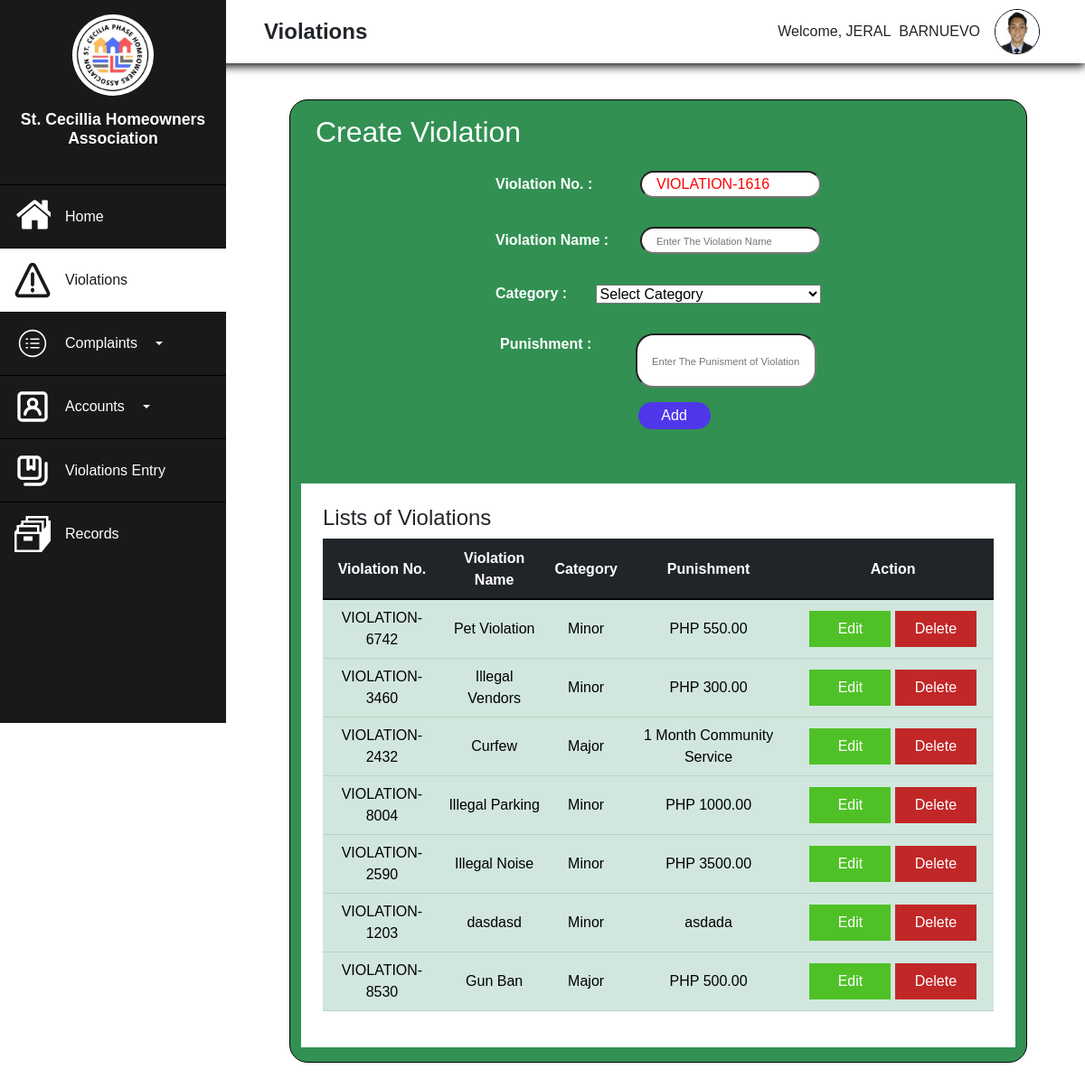
The app's page /Admin/try.php (signed in), older data.
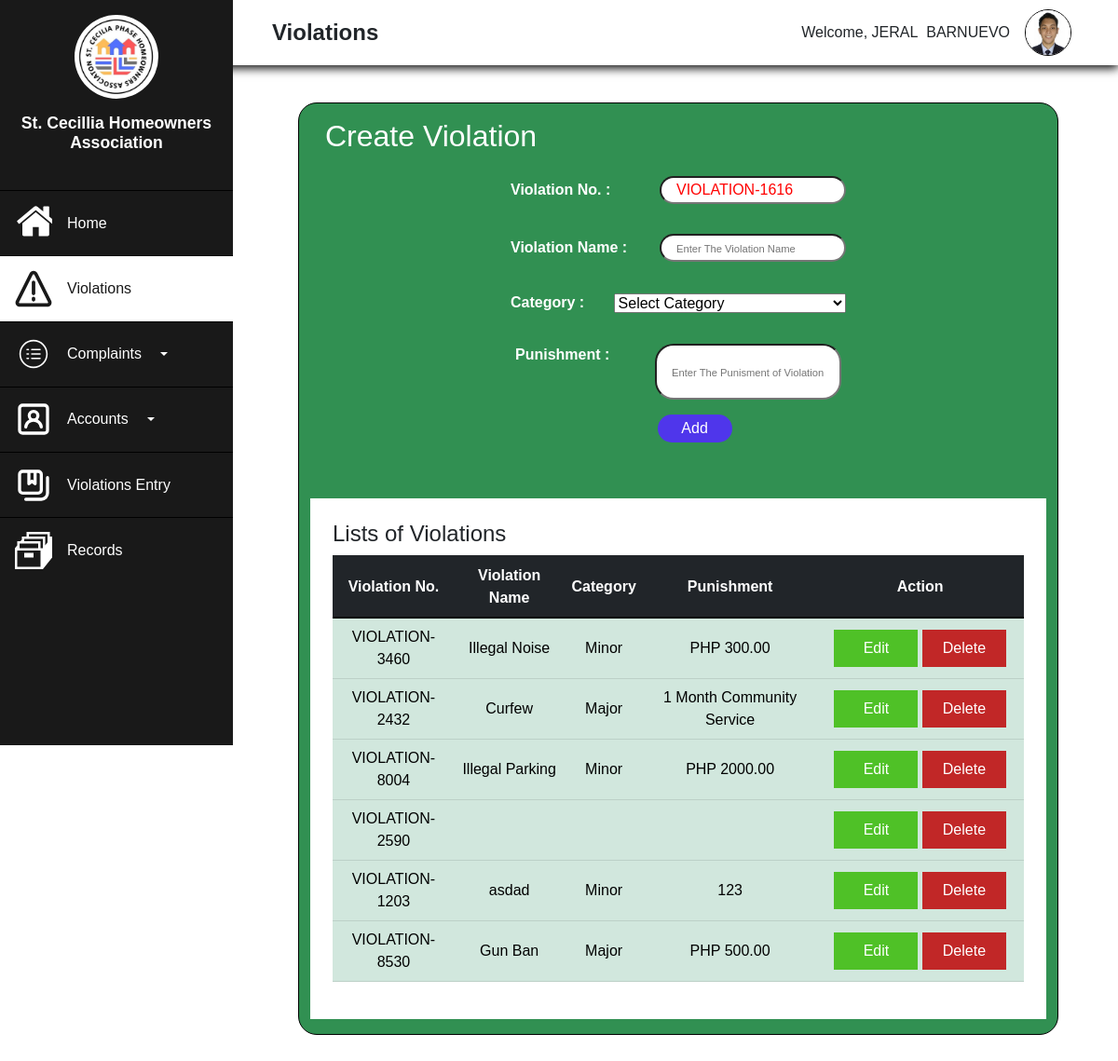
The same page, newer data.
### tables this page shows
CREATE TABLE `violations` (
  `ViolationID` int(11) NOT NULL,
  `ViolationNo` varchar(255) NOT NULL,
  `ViolationName` varchar(50) NOT NULL,
  `Category` varchar(50) NOT NULL,
  `Punishment` varchar(1000) NOT NULL,
  `Status` varchar(255) NOT NULL
);

### Admin/try.php (the view, shortened to what the changed rows need)
<!DOCTYPE html>
<html lang="en">
<head>
    <link rel="stylesheet" href="https://use.fontawesome.com/releases/v5.15.4/css/all.css">
    <link rel="stylesheet" href="realtime.css">
    <link href="https://cdn.jsdelivr.net/npm/bootstrap@5.1.3/dist/css/bootstrap.min.css" rel="stylesheet">
<link href="https://cdnjs.cloudflare.com/ajax/libs/toastr.js/2.0.1/css/toastr.css" rel="stylesheet"/>
    <link rel="stylesheet" type="text/css" href="https://cdnjs.cloudflare.com/ajax/libs/twitter-bootstrap/5.1.3/css/bootstrap.min.css"/>
    <link rel="stylesheet" type="text/css" href="https://cdn.datatables.net/v/bs5/jszip-2.5.0/dt-1.12.1/b-2.2.3/b-colvis-2.2.3/b-html5-2.2.3/b-print-2.2.3/datatables.min.css"/>
</head>
<body>
    <?php
    include("process.php");
?>
    <div class="main">
    <div class="side">
        <div class="logo">
            <h2>St. Cecillia Homeowners Association</h2>
        </div>
    </div>
    <div class="body">
        <div class="container">
            <div class="input">
                <h2>Create Violation</h2>
            </div>
            <div class="table" >
                <table class="table table-responsive table-hover" id="mytable" >
                    <thead class="table-dark">
                      <tr>
                        <th class="mid text-center">Violation No.</th>
                        <th class="mid text-center">Violation Name</th>
                        <th class="mid text-center">Category</th>
                        <th class="mid text-center">Punishment</th>
                        <th class="mid text-center">Action</th>
                      </tr>
                    </thead>
                    <tbody class="table-success">
                        <?php
                            $query="SELECT*FROM violations";
                            $result=mysqli_query($conn, $query);
                            if(mysqli_num_rows($result)>0){
                            while($row=mysqli_fetch_assoc($result)){
                         ?>
                      <tr>
                        <td><?php echo $row['ViolationNo'] ?></td>
                        <td><?php echo $row['ViolationName'] ?></td>
                        <td><?php echo $row['Category'] ?></td>
                        <td><?php echo $row['Punishment'] ?></td>
                        <td class="action">
                            <button class="update" data-bs-toggle="modal" data-bs-target="#updateModal<?php echo $row['ViolationID']?>">Edit</button>
                            <button class="delete" data-bs-toggle="modal" data-bs-target="#exampleModal">Delete</button>
                        </td>
                      </tr>
                      <?php
                            }
                        }
                      ?>
                    </tbody>
                  </table>
            </div>
        </div>
    </div>
</div>
</body>
</html>

Row changes from the older to the newer data that the page shows:
removed violations: ViolationNo "VIOLATION-6742", ViolationName "Pet Violation", Category "Minor", Punishment "PHP 550.00"
changed violations "VIOLATION-3460": ViolationName "Illegal Vendors" → "Illegal Noise"
changed violations "VIOLATION-8004": Punishment "PHP 1000.00" → "PHP 2000.00"
changed violations "VIOLATION-2590": ViolationName "Illegal Noise" → (not shown); Category "Minor" → (not shown); Punishment "PHP 3500.00" → (not shown)
changed violations "VIOLATION-1203": ViolationName "dasdasd" → "asdad"; Punishment "asdada" → "123"
